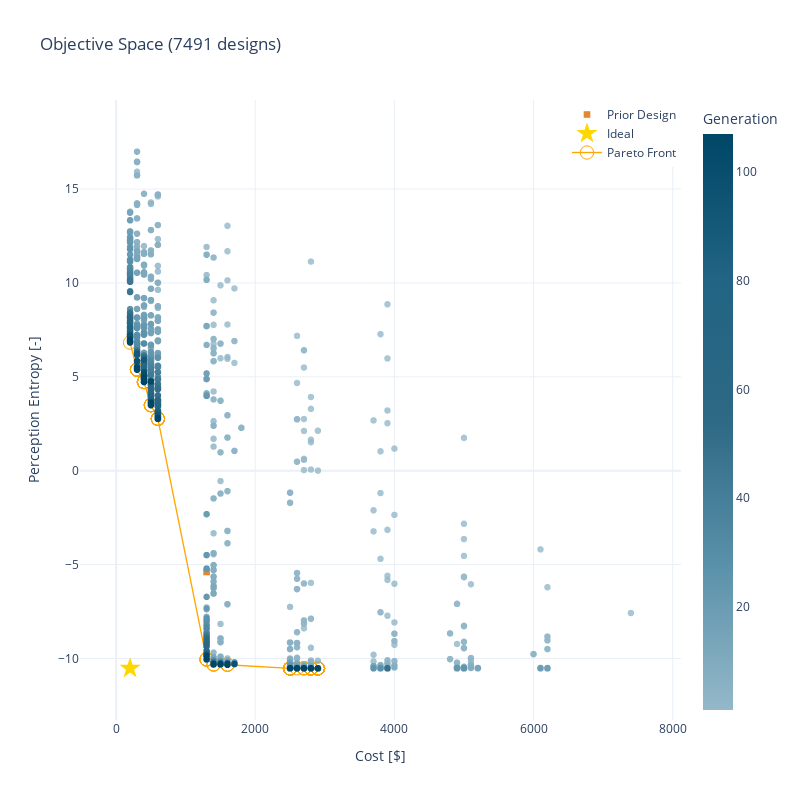

Notebook code cell kept with this figure:
### Markdown cell above
## Objective Trade Space

Conveniently you can do this without the Problem definition, assuming you used the standard problem definition.

### Code cell
obj_trade_fig = plot_tradespace(df)
obj_trade_fig

### Figure 1 — Plotly figure (JSON) as saved in the notebook; plotly's stock layout.template omitted (floating-point values rounded to 4 significant figures; data arrays with more than 128 entries replaced by an {"elided": "..."} marker saying what was removed)
{"data": [{"customdata": {"elided": "7490x1 str values"}, "hovertemplate": "%{customdata[0]}<br>Cost [$]: %{x:.2f}<br>Perception Entropy [-]: %{y:.2f} ", "hovertext": {"elided": "7490 str values"}, "legendgroup": "", "marker": {"color": {"elided": "7490 int values"}, "coloraxis": "coloraxis", "opacity": 0.8, "size": 6.667, "symbol": "circle"}, "mode": "markers", "name": "", "showlegend": false, "type": "scattergl", "x": {"elided": "7490 int values"}, "xaxis": "x", "y": {"elided": "7490 float values"}, "yaxis": "y"}, {"customdata": ["Name"], "hoverinfo": "text", "hovertemplate": "%{customdata[0]}<br>Cost [$]: %{x:.2f}<br>Perception Entropy [-]: %{y:.2f} ", "marker": {"color": "#dd6b00", "size": 6.667, "symbol": "square"}, "mode": "markers", "name": "Prior Design", "opacity": 0.8, "text": ["Prior Design"], "type": "scatter", "x": [1300], "y": [-5.393]}, {"hoverinfo": "none", "marker": {"color": "gold", "size": 16, "symbol": "star"}, "mode": "markers", "name": "Ideal", "type": "scatter", "x": [200], "y": [-10.52]}, {"hoverinfo": "none", "line": {"color": "orange", "width": 1.333}, "marker": {"color": "orange", "size": 13.33, "symbol": "circle-open"}, "mode": "lines+markers", "name": "Pareto Front", "type": "scatter", "x": {"elided": "149 int values"}, "y": {"elided": "149 float values"}}], "layout": {"clickmode": "event+select", "coloraxis": {"colorbar": {"title": {"text": "Generation"}}, "colorscale": [[0, "#94b8c9"], [0.25, "#5a91aa"], [0.5, "#2e6985"], [0.75, "#216483"], [1, "#004666"]]}, "height": 800, "hovermode": "closest", "legend": {"tracegroupgap": 0, "x": 1, "xanchor": "right", "y": 1, "yanchor": "top"}, "title": {"text": "Objective Space (7491 designs)"}, "width": 800, "xaxis": {"anchor": "y", "domain": [0, 1], "range": [-520, 8120], "title": {"text": "Cost [$]"}}, "yaxis": {"anchor": "x", "domain": [0, 1], "range": [-13.28, 19.74], "title": {"text": "Perception Entropy [-]"}}}}
